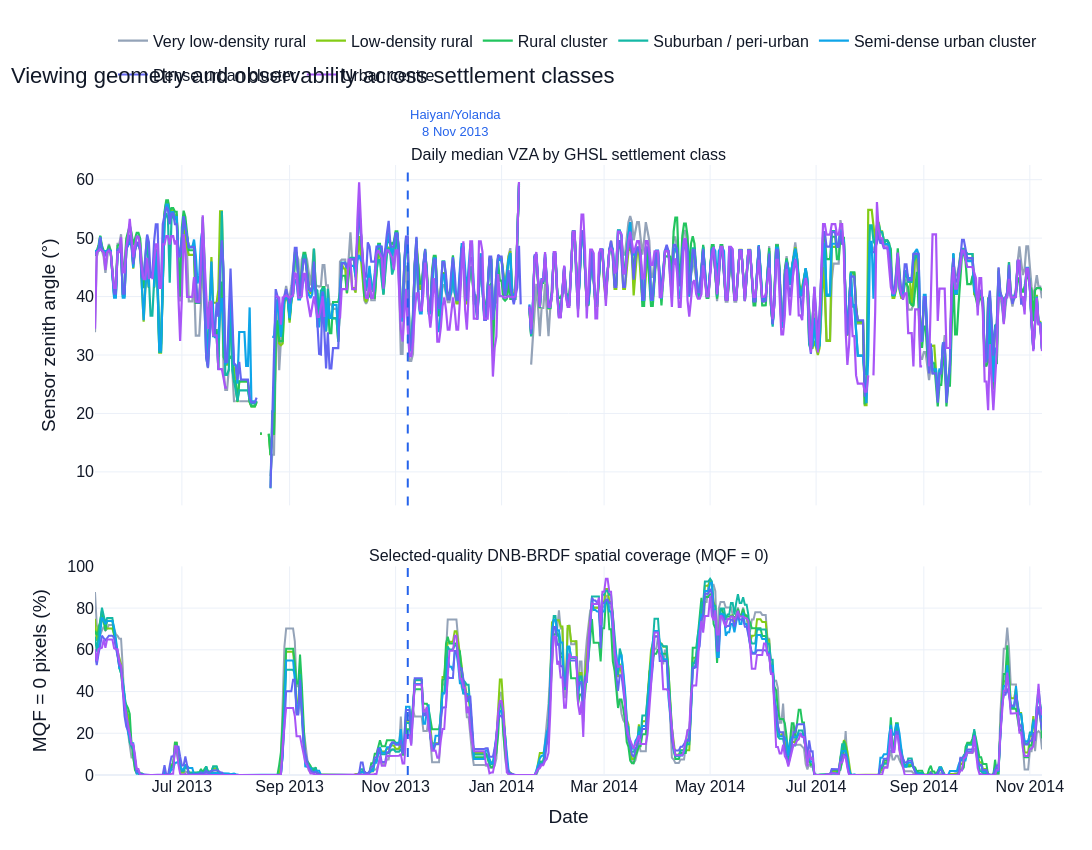

Here is the notebook cell this chart was saved with:
### Markdown cell above
## 5.3 VZA evolution and observability by settlement

Daily median VZA is shown with a centred rolling median. The lower panel retains valid-pixel coverage so that changes in viewing geometry can be separated from changes in observed spatial support.

### Code cell
daily_summary["vza_median_14d"] = (
    daily_summary
    .groupby("class_code", observed=True)["vza_median"]
    .transform(
        lambda values: values.rolling(
            window=ROLLING_WINDOW,
            center=True,
            min_periods=3,
        ).median()
    )
)

daily_summary["valid_pct_14d"] = (
    daily_summary
    .groupby("class_code", observed=True)["valid_pct"]
    .transform(
        lambda values: values.rolling(
            window=ROLLING_WINDOW,
            center=True,
            min_periods=3,
        ).median()
    )
)

fig = make_subplots(
    rows=2,
    cols=1,
    shared_xaxes=True,
    vertical_spacing=0.10,
    row_heights=[0.62, 0.38],
    subplot_titles=[
        "Daily median VZA by GHSL settlement class",
        f"Selected-quality DNB-BRDF spatial coverage ({QUALITY_LABEL})",
    ],
)

for class_code, class_label in GHSL_CLASS_LABELS.items():
    class_data = daily_summary.loc[
        daily_summary["class_code"] == class_code
    ]

    if class_data.empty:
        continue

    color = GHSL_CLASS_COLORS[class_code]

    fig.add_trace(
        go.Scatter(
            x=class_data["date"],
            y=class_data["vza_median_14d"],
            mode="lines",
            name=class_label,
            legendgroup=str(class_code),
            line={"color": color, "width": 2.2},
            customdata=np.column_stack(
                [
                    class_data["vza_median"],
                    class_data["valid_pct"],
                ]
            ),
            hovertemplate=(
                "%{x|%Y-%m-%d}<br>"
                "14-day median VZA: %{y:.2f}°<br>"
                "Daily median VZA: %{customdata[0]:.2f}°<br>"
                "Valid pixels: %{customdata[1]:.1f}%"
                "<extra></extra>"
            ),
        ),
        row=1,
        col=1,
    )

    fig.add_trace(
        go.Scatter(
            x=class_data["date"],
            y=class_data["valid_pct_14d"],
            mode="lines",
            name=class_label,
            legendgroup=str(class_code),
            showlegend=False,
            line={"color": color, "width": 2.0},
            hovertemplate=(
                "%{x|%Y-%m-%d}<br>"
                "14-day median coverage: %{y:.1f}%"
                "<extra></extra>"
            ),
        ),
        row=2,
        col=1,
    )

for row in [1, 2]:
    fig.add_vline(
        x=EVENT_DATE.to_pydatetime(),
        line={"color": HAIYAN_COLOR, "width": 2, "dash": "dash"},
        row=row,
        col=1,
    )

fig.add_annotation(
    x=EVENT_DATE.to_pydatetime(),
    y=1.04,
    xref="x",
    yref="paper",
    text="Haiyan/Yolanda<br>8 Nov 2013",
    showarrow=False,
    xanchor="left",
    yanchor="bottom",
    font={"size": 13, "color": HAIYAN_COLOR},
    bgcolor="rgba(255,255,255,0.88)",
)

fig.update_yaxes(title_text="Sensor zenith angle (°)", row=1, col=1)
fig.update_yaxes(title_text=f"{QUALITY_LABEL} pixels (%)", range=[0, 100], row=2, col=1)
fig.update_xaxes(title_text="Date", row=2, col=1)

fig.update_layout(
    title={
        "text": "Viewing geometry and observability across settlement classes",
        "x": 0.01,
        "xanchor": "left",
    },
    template="plotly_white",
    paper_bgcolor="rgba(0,0,0,0)",
    plot_bgcolor="white",
    font={"family": "Arial", "size": 16, "color": "#111827"},
    legend={
        "orientation": "h",
        "yanchor": "bottom",
        "y": 1.12,
        "xanchor": "right",
        "x": 1,
    },
    margin={"l": 95, "r": 50, "t": 165, "b": 75},
    width=1500,
    height=850,
)

fig.show()
fig.write_html(
    FIGURE_DIR / "02_vza_time_by_settlement.html",
    include_plotlyjs="cdn",
)

### Figure 1 — Plotly figure (JSON) as saved in the notebook; plotly's stock layout.template omitted (floating-point values rounded to 4 significant figures; data arrays with more than 128 entries replaced by an {"elided": "..."} marker saying what was removed)
{"data": [{"customdata": {"elided": "546x2 float values"}, "hovertemplate": "%{x|%Y-%m-%d}<br>14-day median VZA: %{y:.2f}°<br>Daily median VZA: %{customdata[0]:.2f}°<br>Valid pixels: %{customdata[1]:.1f}%<extra></extra>", "legendgroup": "11", "line": {"color": "#94A3B8", "width": 2.2}, "mode": "lines", "name": "Very low-density rural", "type": "scatter", "x": {"elided": "546 str values"}, "xaxis": "x", "y": {"elided": "546 float values"}, "yaxis": "y"}, {"hovertemplate": "%{x|%Y-%m-%d}<br>14-day median coverage: %{y:.1f}%<extra></extra>", "legendgroup": "11", "line": {"color": "#94A3B8", "width": 2}, "mode": "lines", "name": "Very low-density rural", "showlegend": false, "type": "scatter", "x": {"elided": "546 str values"}, "xaxis": "x2", "y": {"elided": "546 float values"}, "yaxis": "y2"}, {"customdata": {"elided": "546x2 float values"}, "hovertemplate": "%{x|%Y-%m-%d}<br>14-day median VZA: %{y:.2f}°<br>Daily median VZA: %{customdata[0]:.2f}°<br>Valid pixels: %{customdata[1]:.1f}%<extra></extra>", "legendgroup": "12", "line": {"color": "#84CC16", "width": 2.2}, "mode": "lines", "name": "Low-density rural", "type": "scatter", "x": {"elided": "546 str values"}, "xaxis": "x", "y": {"elided": "546 float values"}, "yaxis": "y"}, {"hovertemplate": "%{x|%Y-%m-%d}<br>14-day median coverage: %{y:.1f}%<extra></extra>", "legendgroup": "12", "line": {"color": "#84CC16", "width": 2}, "mode": "lines", "name": "Low-density rural", "showlegend": false, "type": "scatter", "x": {"elided": "546 str values"}, "xaxis": "x2", "y": {"elided": "546 float values"}, "yaxis": "y2"}, {"customdata": {"elided": "546x2 float values"}, "hovertemplate": "%{x|%Y-%m-%d}<br>14-day median VZA: %{y:.2f}°<br>Daily median VZA: %{customdata[0]:.2f}°<br>Valid pixels: %{customdata[1]:.1f}%<extra></extra>", "legendgroup": "13", "line": {"color": "#22C55E", "width": 2.2}, "mode": "lines", "name": "Rural cluster", "type": "scatter", "x": {"elided": "546 str values"}, "xaxis": "x", "y": {"elided": "546 float values"}, "yaxis": "y"}, {"hovertemplate": "%{x|%Y-%m-%d}<br>14-day median coverage: %{y:.1f}%<extra></extra>", "legendgroup": "13", "line": {"color": "#22C55E", "width": 2}, "mode": "lines", "name": "Rural cluster", "showlegend": false, "type": "scatter", "x": {"elided": "546 str values"}, "xaxis": "x2", "y": {"elided": "546 float values"}, "yaxis": "y2"}, {"customdata": {"elided": "546x2 float values"}, "hovertemplate": "%{x|%Y-%m-%d}<br>14-day median VZA: %{y:.2f}°<br>Daily median VZA: %{customdata[0]:.2f}°<br>Valid pixels: %{customdata[1]:.1f}%<extra></extra>", "legendgroup": "21", "line": {"color": "#14B8A6", "width": 2.2}, "mode": "lines", "name": "Suburban / peri-urban", "type": "scatter", "x": {"elided": "546 str values"}, "xaxis": "x", "y": {"elided": "546 float values"}, "yaxis": "y"}, {"hovertemplate": "%{x|%Y-%m-%d}<br>14-day median coverage: %{y:.1f}%<extra></extra>", "legendgroup": "21", "line": {"color": "#14B8A6", "width": 2}, "mode": "lines", "name": "Suburban / peri-urban", "showlegend": false, "type": "scatter", "x": {"elided": "546 str values"}, "xaxis": "x2", "y": {"elided": "546 float values"}, "yaxis": "y2"}, {"customdata": {"elided": "546x2 float values"}, "hovertemplate": "%{x|%Y-%m-%d}<br>14-day median VZA: %{y:.2f}°<br>Daily median VZA: %{customdata[0]:.2f}°<br>Valid pixels: %{customdata[1]:.1f}%<extra></extra>", "legendgroup": "22", "line": {"color": "#0EA5E9", "width": 2.2}, "mode": "lines", "name": "Semi-dense urban cluster", "type": "scatter", "x": {"elided": "546 str values"}, "xaxis": "x", "y": {"elided": "546 float values"}, "yaxis": "y"}, {"hovertemplate": "%{x|%Y-%m-%d}<br>14-day median coverage: %{y:.1f}%<extra></extra>", "legendgroup": "22", "line": {"color": "#0EA5E9", "width": 2}, "mode": "lines", "name": "Semi-dense urban cluster", "showlegend": false, "type": "scatter", "x": {"elided": "546 str values"}, "xaxis": "x2", "y": {"elided": "546 float values"}, "yaxis": "y2"}, {"customdata": {"elided": "546x2 float values"}, "hovertemplate": "%{x|%Y-%m-%d}<br>14-day median VZA: %{y:.2f}°<br>Daily median VZA: %{customdata[0]:.2f}°<br>Valid pixels: %{customdata[1]:.1f}%<extra></extra>", "legendgroup": "23", "line": {"color": "#6366F1", "width": 2.2}, "mode": "lines", "name": "Dense urban cluster", "type": "scatter", "x": {"elided": "546 str values"}, "xaxis": "x", "y": {"elided": "546 float values"}, "yaxis": "y"}, {"hovertemplate": "%{x|%Y-%m-%d}<br>14-day median coverage: %{y:.1f}%<extra></extra>", "legendgroup": "23", "line": {"color": "#6366F1", "width": 2}, "mode": "lines", "name": "Dense urban cluster", "showlegend": false, "type": "scatter", "x": {"elided": "546 str values"}, "xaxis": "x2", "y": {"elided": "546 float values"}, "yaxis": "y2"}, {"customdata": {"elided": "546x2 float values"}, "hovertemplate": "%{x|%Y-%m-%d}<br>14-day median VZA: %{y:.2f}°<br>Daily median VZA: %{customdata[0]:.2f}°<br>Valid pixels: %{customdata[1]:.1f}%<extra></extra>", "legendgroup": "30", "line": {"color": "#A855F7", "width": 2.2}, "mode": "lines", "name": "Urban centre", "type": "scatter", "x": {"elided": "546 str values"}, "xaxis": "x", "y": {"elided": "546 float values"}, "yaxis": "y"}, {"hovertemplate": "%{x|%Y-%m-%d}<br>14-day median coverage: %{y:.1f}%<extra></extra>", "legendgroup": "30", "line": {"color": "#A855F7", "width": 2}, "mode": "lines", "name": "Urban centre", "showlegend": false, "type": "scatter", "x": {"elided": "546 str values"}, "xaxis": "x2", "y": {"elided": "546 float values"}, "yaxis": "y2"}], "layout": {"annotations": [{"font": {"size": 16}, "showarrow": false, "text": "Daily median VZA by GHSL settlement class", "x": 0.5, "xanchor": "center", "xref": "paper", "y": 1, "yanchor": "bottom", "yref": "paper"}, {"font": {"size": 16}, "showarrow": false, "text": "Selected-quality DNB-BRDF spatial coverage (MQF = 0)", "x": 0.5, "xanchor": "center", "xref": "paper", "y": 0.342, "yanchor": "bottom", "yref": "paper"}, {"bgcolor": "rgba(255,255,255,0.88)", "font": {"color": "#2563EB", "size": 13}, "showarrow": false, "text": "Haiyan/Yolanda<br>8 Nov 2013", "x": "2013-11-08T00:00:00", "xanchor": "left", "xref": "x", "y": 1.04, "yanchor": "bottom", "yref": "paper"}], "font": {"color": "#111827", "family": "Arial", "size": 16}, "height": 850, "legend": {"orientation": "h", "x": 1, "xanchor": "right", "y": 1.12, "yanchor": "bottom"}, "margin": {"b": 75, "l": 95, "r": 50, "t": 165}, "paper_bgcolor": "rgba(0,0,0,0)", "plot_bgcolor": "white", "shapes": [{"line": {"color": "#2563EB", "dash": "dash", "width": 2}, "type": "line", "x0": "2013-11-08T00:00:00", "x1": "2013-11-08T00:00:00", "xref": "x", "y0": 0, "y1": 1, "yref": "y domain"}, {"line": {"color": "#2563EB", "dash": "dash", "width": 2}, "type": "line", "x0": "2013-11-08T00:00:00", "x1": "2013-11-08T00:00:00", "xref": "x2", "y0": 0, "y1": 1, "yref": "y2 domain"}], "title": {"text": "Viewing geometry and observability across settlement classes", "x": 0.01, "xanchor": "left"}, "width": 1500, "xaxis": {"anchor": "y", "domain": [0, 1], "matches": "x2", "showticklabels": false}, "xaxis2": {"anchor": "y2", "domain": [0, 1], "title": {"text": "Date"}}, "yaxis": {"anchor": "x", "domain": [0.442, 1], "title": {"text": "Sensor zenith angle (°)"}}, "yaxis2": {"anchor": "x2", "domain": [0, 0.342], "range": [0, 100], "title": {"text": "MQF = 0 pixels (%)"}}}}
